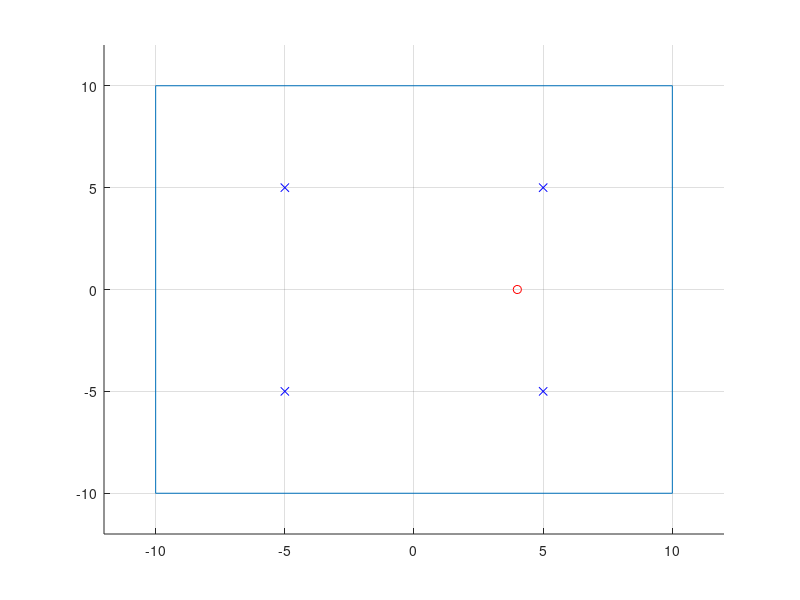

MATLAB code to generate this figure: (Note: this script raises an error after producing the figure.)
close all;
clear;
%% init robot parameter
S1 = [-0.01,0.01,0]';
S2 = [0.01,0.01,0]';

%% init map
x_mean = zeros(3,1);%mean position of robot
P = zeros(3);% the covariance matrix of x

frequency = 100;
waypoint1 = [4,0,3*pi/4]';
waypoint2 = [0,4,5*pi/4]';
waypoint3 = [-4,0,-pi/4]';
waypoint4 = [0,-4,pi/4]';

corner1 = [10,10]';
corner2 = [-10,10]';
corner3 = [-10,-10]';
corner4 = [10,-10]';

landmark = [5 5;-5 5;-5 -5;5 -5];


%% plot figure
dx = (waypoint2 - waypoint1) / frequency; %Attention Bug! Angle changes along with position.
dx(3) = 0;
x = waypoint1;

figure('name','map');%figure 1
hold on;
axis([-12 12 -12 12]);
grid on;
line(corner1,corner2);
line(corner2,corner3);
line(corner3,corner4);
line(corner4,corner1);
plot(landmark(:,1),landmark(:,2),'bx');

figure('name','view');%figure 2
pause;

figure(1);
h_old = plot(x(1),x(2),'ro');
for i = 1:frequency
    pause(0.05);
    x = movePosition(x,dx);
    y = directMonoObservation(x,S1,landmark(2,:));disp(y);
    figure(1);
    %delete(h_old);
    h = plot(x(1),x(2),'ro');
    %h_old = h;
    figure(2);
    plot(i,y,'ro');
    hold on;
end

%figure;
%plot([1:10]',rand(10,1));

